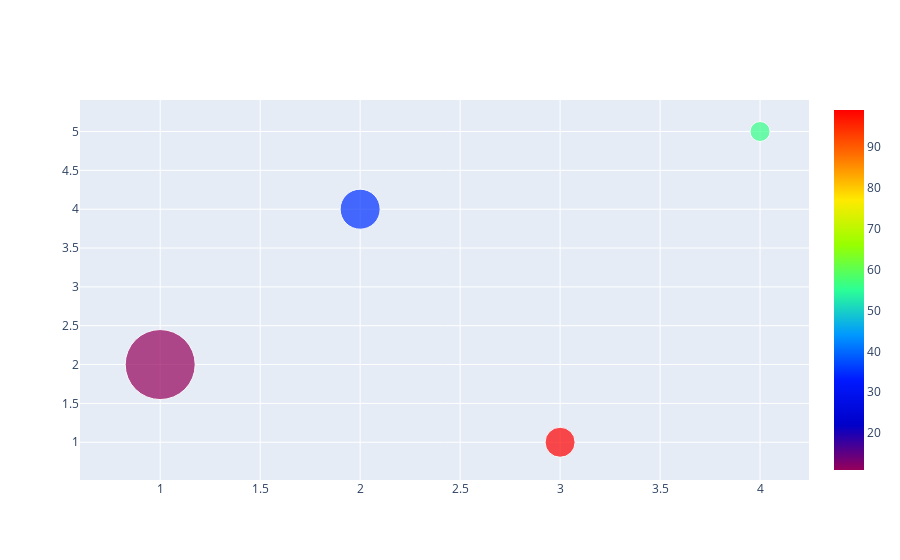

Source (notebook cell):
### Code cell
trace=go.Scatter(x=x,
                y=y,
                mode='markers',
                 marker=dict(size=z,
                            color=a,
                            colorscale='Rainbow',
                            showscale=True,)
                )

data=[trace]
offline.iplot(data)

### Figure 1 — Plotly figure (JSON) as saved in the notebook; plotly's stock layout.template omitted (floating-point values rounded to 4 significant figures)
{"data": [{"marker": {"color": [11, 35, 99, 56], "colorscale": [[0, "rgb(150,0,90)"], [0.125, "rgb(0,0,200)"], [0.25, "rgb(0,25,255)"], [0.375, "rgb(0,152,255)"], [0.5, "rgb(44,255,150)"], [0.625, "rgb(151,255,0)"], [0.75, "rgb(255,234,0)"], [0.875, "rgb(255,111,0)"], [1, "rgb(255,0,0)"]], "showscale": true, "size": [70, 40, 30, 20]}, "mode": "markers", "type": "scatter", "x": [1, 2, 3, 4], "y": [2, 4, 1, 5]}], "layout": {}}
